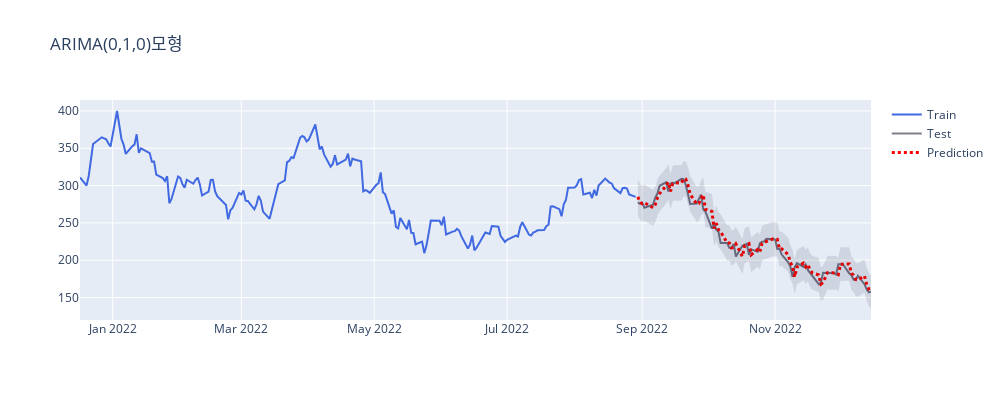

Notebook source saved alongside this figure:
### Code cell
from plotly.subplots import make_subplots
import plotly.graph_objects as go

fig = go.Figure([
    # 훈련 데이터-------------------------------------------------------
    go.Scatter(x = y_train.index, y = y_train, name = "Train", mode = 'lines'
              ,line=dict(color = 'royalblue'))
    # 테스트 데이터------------------------------------------------------
    , go.Scatter(x = y_test.index, y = y_test, name = "Test", mode = 'lines'
                ,line = dict(color = 'rgba(0,0,30,0.5)'))
    # 예측값-----------------------------------------------------------
    , go.Scatter(x = y_test.index, y = y_pred, name = "Prediction", mode = 'lines'
                     ,line = dict(color = 'red', dash = 'dot', width=3))
    
    # 신뢰 구간---------------------------------------------------------
    , go.Scatter(x = y_test.index.tolist() + y_test.index[::-1].tolist() 
                ,y = pred_upper + pred_lower[::-1] ## 상위 신뢰 구간 -> 하위 신뢰 구간 역순으로
                ,fill='toself'
                ,fillcolor='rgba(0,0,30,0.1)'
                ,line=dict(color='rgba(0,0,0,0)')
                ,hoverinfo="skip"
                ,showlegend=False)
])

fig.update_layout(height=400, width=1000, title_text="ARIMA(0,1,0)모형")
fig.show()

### Figure 1 — Plotly figure (JSON) as saved in the notebook; plotly's stock layout.template omitted (floating-point values rounded to 4 significant figures; data arrays with more than 128 entries replaced by an {"elided": "..."} marker saying what was removed)
{"data": [{"line": {"color": "royalblue"}, "mode": "lines", "name": "Train", "type": "scatter", "x": {"elided": "175 str values"}, "y": {"elided": "175 float values"}}, {"line": {"color": "rgba(0,0,30,0.5)"}, "mode": "lines", "name": "Test", "type": "scatter", "x": ["2022-08-30", "2022-08-31", "2022-09-01", "2022-09-02", "2022-09-06", "2022-09-07", "2022-09-08", "2022-09-09", "2022-09-12", "2022-09-13", "2022-09-14", "2022-09-15", "2022-09-16", "2022-09-19", "2022-09-20", "2022-09-21", "2022-09-22", "2022-09-23", "2022-09-26", "2022-09-27", "2022-09-28", "2022-09-29", "2022-09-30", "2022-10-03", "2022-10-04", "2022-10-05", "2022-10-06", "2022-10-07", "2022-10-10", "2022-10-11", "2022-10-12", "2022-10-13", "2022-10-14", "2022-10-17", "2022-10-18", "2022-10-19", "2022-10-20", "2022-10-21", "2022-10-24", "2022-10-25", "2022-10-26", "2022-10-27", "2022-10-28", "2022-10-31", "2022-11-01", "2022-11-02", "2022-11-03", "2022-11-04", "2022-11-07", "2022-11-08", "2022-11-09", "2022-11-10", "2022-11-11", "2022-11-14", "2022-11-15", "2022-11-16", "2022-11-17", "2022-11-18", "2022-11-21", "2022-11-22", "2022-11-23", "2022-11-25", "2022-11-28", "2022-11-29", "2022-11-30", "2022-12-01", "2022-12-02", "2022-12-05", "2022-12-06", "2022-12-07", "2022-12-08", "2022-12-09", "2022-12-12", "2022-12-13", "2022-12-14", "2022-12-15"], "y": [277.7, 275.6, 277.2, 270.2, 274.4, 283.7, 289.3, 299.7, 304.4, 292.1, 302.6, 303.8, 303.4, 309.1, 308.7, 300.8, 288.6, 275.3, 276.0, 282.9, 287.8, 268.2, 265.2, 242.4, 249.4, 240.8, 238.1, 223.1, 223.0, 216.5, 217.2, 221.7, 205.0, 219.4, 220.2, 222.0, 207.3, 214.4, 211.2, 222.4, 224.6, 225.1, 228.5, 227.5, 227.8, 215.0, 215.3, 207.5, 197.1, 191.3, 177.6, 190.7, 196.0, 190.9, 194.4, 186.9, 183.2, 180.2, 167.9, 169.9, 183.2, 182.9, 182.9, 180.8, 194.7, 194.7, 194.9, 182.4, 179.8, 174.0, 173.4, 179.1, 167.8, 160.9, 156.8, 157.7]}, {"line": {"color": "red", "dash": "dot", "width": 3}, "mode": "lines", "name": "Prediction", "type": "scatter", "x": ["2022-08-30", "2022-08-31", "2022-09-01", "2022-09-02", "2022-09-06", "2022-09-07", "2022-09-08", "2022-09-09", "2022-09-12", "2022-09-13", "2022-09-14", "2022-09-15", "2022-09-16", "2022-09-19", "2022-09-20", "2022-09-21", "2022-09-22", "2022-09-23", "2022-09-26", "2022-09-27", "2022-09-28", "2022-09-29", "2022-09-30", "2022-10-03", "2022-10-04", "2022-10-05", "2022-10-06", "2022-10-07", "2022-10-10", "2022-10-11", "2022-10-12", "2022-10-13", "2022-10-14", "2022-10-17", "2022-10-18", "2022-10-19", "2022-10-20", "2022-10-21", "2022-10-24", "2022-10-25", "2022-10-26", "2022-10-27", "2022-10-28", "2022-10-31", "2022-11-01", "2022-11-02", "2022-11-03", "2022-11-04", "2022-11-07", "2022-11-08", "2022-11-09", "2022-11-10", "2022-11-11", "2022-11-14", "2022-11-15", "2022-11-16", "2022-11-17", "2022-11-18", "2022-11-21", "2022-11-22", "2022-11-23", "2022-11-25", "2022-11-28", "2022-11-29", "2022-11-30", "2022-12-01", "2022-12-02", "2022-12-05", "2022-12-06", "2022-12-07", "2022-12-08", "2022-12-09", "2022-12-12", "2022-12-13", "2022-12-14", "2022-12-15"], "y": [284.8, 277.7, 275.6, 277.2, 270.2, 274.4, 283.7, 289.3, 299.7, 304.4, 292.1, 302.6, 303.8, 303.4, 309.1, 308.7, 300.8, 288.6, 275.3, 276.0, 282.9, 287.8, 268.2, 265.2, 242.4, 249.4, 240.8, 238.1, 223.1, 223.0, 216.5, 217.2, 221.7, 205.0, 219.4, 220.2, 222.0, 207.3, 214.4, 211.2, 222.4, 224.6, 225.1, 228.5, 227.5, 227.8, 215.0, 215.3, 207.5, 197.1, 191.3, 177.6, 190.7, 196.0, 190.9, 194.4, 186.9, 183.2, 180.2, 167.9, 169.9, 183.2, 182.9, 182.9, 180.8, 194.7, 194.7, 194.9, 182.4, 179.8, 174.0, 173.4, 179.1, 167.8, 160.9, 156.8]}, {"fill": "toself", "fillcolor": "rgba(0,0,30,0.1)", "hoverinfo": "skip", "line": {"color": "rgba(0,0,0,0)"}, "showlegend": false, "type": "scatter", "x": {"elided": "152 str values"}, "y": {"elided": "152 float values"}}], "layout": {"height": 400, "title": {"text": "ARIMA(0,1,0)모형"}, "width": 1000}}
